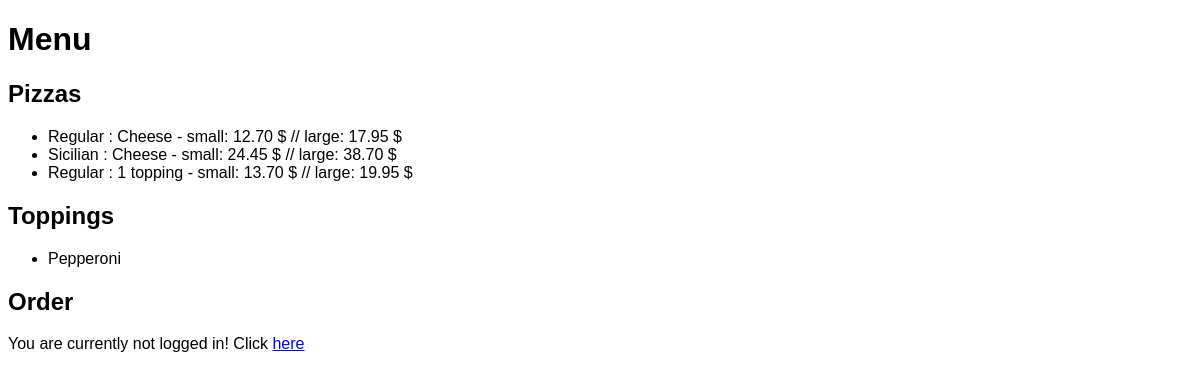
The app's page /, older data.
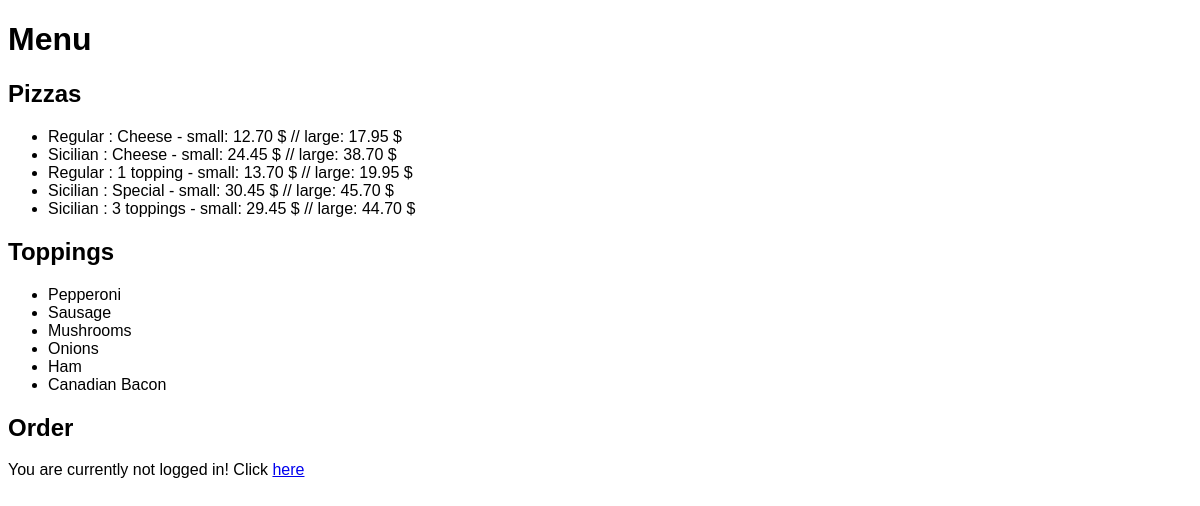
The same page, newer data.
### orders/models.py (models this page shows)
class Pizza(models.Model):
    category = models.ForeignKey(Category, on_delete=models.CASCADE, related_name="pizza_category")
    size = models.ForeignKey(Size, on_delete=models.CASCADE, related_name="pizza_size")  # TODO bad naming choice
    small = models.DecimalField(max_digits=4, decimal_places=2)  # price in $
    large = models.DecimalField(max_digits=4, decimal_places=2)  # price in $
    def __str__(self):
        return f"{self.category} : {self.formatTopping()} - small: {self.small} $ // large: {self.large} $"
    def formatTopping(self):
        topping = f"Cheese" if f"{self.size}" == "0" else f"{self.size} toppings"
        topping = f"1 topping" if f"{self.size}" == "1" else topping
        topping = f"Special" if f"{self.size}" == "5" else topping
        return topping

class Category(models.Model):
    name = models.CharField(max_length=64)  # Regular & Sicilian
    def __str__(self):
        return f"{self.name}"

class Size(models.Model):
    size = models.IntegerField()  # Cheese=0, 1-3, Special=5
    def __str__(self):
        return f"{self.size}"

class Toppings(models.Model):
    topping = models.CharField(max_length=64)
    def __str__(self):
        return f"{self.topping}"

### orders/views.py (the view)
# urls.py: path("", views.index, name="index"),
def index(request):
    context = {
        "pizzas": Pizza.objects.all(),
        "toppings": Toppings.objects.all()
    }
    return render(request, "orders/index.html", context)

### orders/templates/orders/index.html (shortened to what this page needs)
{% extends "orders/base.html" %}
{% load crispy_forms_tags %}
{% block body %}
    <h1>Menu</h1>
    <h2>Pizzas</h2>
    <ul>
        {% for pizza in pizzas %}
            <li>
                {{ pizza }}
            </li>
        {% endfor %}
    </ul>
    <h2>Toppings</h2>
    <ul>
        {% for topping in toppings %}
            <li>
                {{ topping }}
            </li>
        {% endfor %}
    </ul>
    <h2>Order</h2>
    <form action="{% url 'order' %}" method="post">
        {% if request.user.is_authenticated %}
        Hi {{ user.username }}!
        <p>You are currently logged in! Please go ahead and order your pizza!</p>
        {{ form|crispy }}
        <select name="pizza">
            {% for pizza in pizzas %}
            <option value="{{ pizza.id }}">{{ pizza }}</option>
                {% endfor %}
            </select>
            <input type="submit" value="Add Pizza" />
        </select>
      <p><a href="{% url 'logout' %}">logout</a></p>
      {% else %}
      <p>You are currently not logged in! Click <a href="/login">here</a></p>
      {% endif %}
    </form>
{% endblock %}

### orders/templates/orders/base.html (shortened to what this page needs)
{% load static %}
<!DOCTYPE html>
<html lang="en">
<head>
    <link rel="stylesheet" href="{% static 'orders/styles.css' %}"/>
</head>
<body>
    {% block body %}
    {% endblock %}
</body>
</html>
{% load static %}

### orders/static/orders/styles.css (style rules this page uses)
body { font-family: sans-serif; }

Row changes from the older to the newer data that the page shows:
added Pizza: category+size+small "Sicilian : Special - small: 30.45 $ // large: 45.70 $"
added Pizza: category+size+small "Sicilian : 3 toppings - small: 29.45 $ // large: 44.70 $"
added Toppings: topping "Sausage"
added Toppings: topping "Mushrooms"
added Toppings: topping "Onions"
added Toppings: topping "Ham"
added Toppings: topping "Canadian Bacon"
